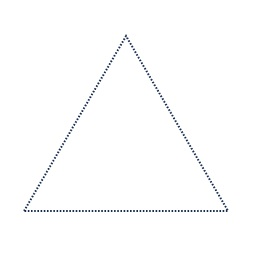
#> input picture HW2/tri1.jpg, 263 x 257 px
$ jupyter execute --allow-errors 'hw2 - test4.ipynb'   (shell and % lines are left out)
#> lines starting #> are read from the running program, lines starting #| are printed output that depends on the picture; after the words box and inside, x2 and y2 are one past the last pixel; in counts of white or black regions, pixels touching at a corner belong together
## <span style="color:blue"> Computer Vision - Winter 2024

## <span style="color:blue"> Exercise 2 </span>
**Reichman University**

**Lecturer:** Prof. Yael Moses, RUNI

**TA:** Eyal Friedman, RUNI

**Submission date: 25.1.24** \
Note: In case you need an extension for any reason, you can submit it by 29.1.24. \
No extra extensions will be given.
In case you are in miluim - please contact Yael directly.

**Your name: [Your Name]**
**Your ID: [Your ID]**

In this exercise, you will implement:

1. Straight line detection from image features using  Hough Transform.
2. Various feature matching.
3. Computing depth from rectified images.

## <span style="color:blue"> Submission guidelines:</span>

1. Your **zip** file should include the following files only:
   - ex2.ipynb
   - images you use that were not given
2. You should use Jupyter Notebook.
3. Name the zip file **'ex2_ID_ID.zip'** and **do not** include any additional directories.
4. Submit using *Moodle*.
5. Submit on time!
6. You can submit this assignment in pairs (no triplets).
   * In the case of pair submission, both IDs and names should be added to the notebook.
   * One should submit the homework, and the other should submit a simple text file named: ID_ID.txt and nothing else.
   *Please make sure that your collaborator submits the HW.

## Read the following instructions carefully:

1. Write **efficient vectorized** code. When you think you cannot use vectorized code, give a short explanation of why.
2. You are responsible for the correctness of your code and should add as many tests as you see fit. Do not submit your tests unless requested.
3. Use `Python 3` and `numpy 1.18.5` or above. Changes to the configuration we provided are at your own risk. Before submitting the exercise, restart the kernel and run the notebook from start to finish to make sure everything works.
4. You are allowed to use functions and methods from the [Python Standard Library](https://docs.python.org/3/library/) and [numpy](https://www.numpy.org/devdocs/reference/) only. Any other imports are forbidden unless provided by us.
5. Your code must run without errors. Note, **Code that fails to run will not be graded.**
6. Document your code properly.
7. Go over Warmup Python - you can find relevant python functions that will make your life easier.

## Honor Code:
The assignment is a basic tool for learning the material. You can probably find the solution on the web (including ChatGPT), however, you will not learn what you should learn from it. In addition, since we give grades on the assignment, using existing solutions will be considered dishonest.
In particular, you are not allowed to copy or use any code that solve the tasks.
You are more than welcome to talk with your friends, but you are not allowed to give your code or answers and you are not allowed to use their code or answers.
Remember – you take this course in order to learn.

## I declair that I respcet the honor code:
<span style="color:red"> Add here your names:

[cell 1]
import cv2
from scipy.ndimage import maximum_filter
from matplotlib import pyplot as plt

# This opens an inteactive figure - use it in part B
import matplotlib
matplotlib.use('TkAgg')

import matplotlib.pyplot as plt
import numpy as np
from scipy.linalg import null_space

# This specifies the way plots behave in jupyter notebook
plt.rcParams['figure.figsize'] = (8.0, 8.0) # set default size of plots
plt.rcParams['image.cmap'] = 'gray'


import platform
print("Python version: ", platform.python_version())
print("Numpy version: ", np.__version__)

## <span style="color:blue">Section A: Detect a Straight Lines

In this part you will use the set of edge points to detect straight lines in an image.\
The input will consist of edge points computed by the Canny edge detector - you can use the implementation of CV2, which is demonstrated below.\
    The output will be a set of straight lines in the image. There are two main methods to compute straight lines from such input: the Hough transform and RANSAC. You will implement the Hough transform.


**Hough transform**\
Every 2D line, $\ell$,   can be represented by 2 parameters:  $r$ and $\theta$ where all points on the lines satisfy $r=(xcos\theta, ysin\theta)$.
Let $P_0=(x_0,y_0)$ be the intersection of a normal to $\ell$ from the origin.
The distance between $P_0$ and the origin is given by $r$ and the angle between the normal and the $x$ axis is given by $\theta$.

**Your goal:**     Write the following function\
Straight_lines(image_file, res_r, res_orient,min_number_points,display,  ...)\
    You can add any other parameters that you need.


 To do so, you need also to define the following functions.
 You can add parameters to the functions, as long as you  provide clear explanations of their roles and purposes.

[cell 2]
from matplotlib import pyplot as plt
import numpy as np
import argparse
import math
import cv2

def retain_max_in_neighborhood(matrix, radius):
    """
    Retain the maximum value in each neighborhood defined by a circular mask.
    """
    # Create a binary mask to define the circular neighborhood
    neighborhood_mask = np.zeros((2 * radius + 1, 2 * radius + 1), dtype=bool)
    y, x = np.ogrid[-radius:radius+1, -radius:radius+1]
    neighborhood_mask = x**2 + y**2 <= radius**2

    # Use scipy's maximum filter to get the local maximum in each circular neighborhood
    max_values = maximum_filter(matrix, footprint=neighborhood_mask)

    # Set all values to zero except for the maximum value in each neighborhood
    result = np.where(matrix == max_values, matrix, 0)

    return result

def hough_line(L_points, resolution_ang, edge_thresh=5):
    theta_range = np.arange(0,180, resolution_ang)
    cos = np.cos(np.deg2rad(theta_range))
    sin = np.sin(np.deg2rad(theta_range))

    rho_range = round(math.sqrt(L_points.shape[0]**2 + L_points.shape[1]**2))
    accumulator = np.zeros((2 * rho_range, len(theta_range)), dtype=np.uint8)

    edge_pixels = np.where(L_points >= edge_thresh)
    coordinates = list(zip(edge_pixels[0], edge_pixels[1]))

    # Calculate rho value for each edge location (x,y) with all the theta range
    for p in range(len(coordinates)):
        for t in range(len(theta_range)):
            rho = int(round(coordinates[p][1] * cos[t] + coordinates[p][0] * sin[t]))
            accumulator[rho, t] += 2 # Suppose add 1 only, Just want to get clear result

    return accumulator, rho_range, theta_range

def old_hough_line(img, angle_step=1, lines_are_white=True, value_threshold=5):
    thetas = np.deg2rad(np.arange(-90.0, 90.0, angle_step))
    width, height = img.shape
    diag_len = int(np.ceil(np.sqrt(width * width + height * height)))
    rhos = np.linspace(-diag_len, diag_len, diag_len * 2)

    cos_theta = np.cos(thetas)
    sin_theta = np.sin(thetas)
    num_thetas = len(thetas)

    accumulator = np.zeros((2 * diag_len, num_thetas))
    are_edges = cv2.Canny(img,50,150,apertureSize = 3)
    are_edges = are_edges > value_threshold if lines_are_white else are_edges < value_threshold
    y_idxs, x_idxs = np.nonzero(are_edges)  # (row, col) indexes to edges
    # Vote in the hough accumulator
    xcosthetas = np.dot(x_idxs.reshape((-1,1)), cos_theta.reshape((1,-1)))
    ysinthetas = np.dot(y_idxs.reshape((-1,1)), sin_theta.reshape((1,-1)))
    rhosmat = np.round(xcosthetas + ysinthetas) + diag_len
    rhosmat = rhosmat.astype(np.int16)
    for i in range(num_thetas):
        rhos,counts = np.unique(rhosmat[:,i], return_counts=True)
        accumulator[rhos,i] = counts
    return accumulator, thetas, rhos


def list_lines(H, th):
    edge_pixels = np.where(H > th)
    coordinates = list(zip(edge_pixels[0], edge_pixels[1]))

    lines = []
    for i in range(0, len(coordinates)):
        a = np.cos(np.deg2rad(coordinates[i][1]))
        b = np.sin(np.deg2rad(coordinates[i][1]))
        x0 = a*coordinates[i][0] + 300
        y0 = b*coordinates[i][0] + 300
        x1 = int(x0 + 1000*(-b))
        y1 = int(y0 + 1000*(a))
        x2 = int(x0 - 1000*(-b))
        y2 = int(y0 - 1000*(a))
        lines.append((x1, y1, x2, y2))
    return lines

def get_top_k_values(matrix, k):
    flattened_matrix = matrix.flatten()
    top_k_indices = np.argpartition(flattened_matrix, -k)[-k:]
    row_indices, col_indices = np.unravel_index(top_k_indices, matrix.shape)
    top_k_values = flattened_matrix[top_k_indices]
    result = list(zip(row_indices, col_indices, top_k_values))
    result.sort(key=lambda x: x[2], reverse=True)
    return result


def display_lines(im,list_lines):
    image = im.copy()
    for line in list_lines:
        cv2.line(image, (line[0], line[1]), (line[2], line[3]), (255, 0,0), 2)
    # show result
    plt.subplot(121), plt.imshow(image)
    # plt.subplot(122), plt.imshow(accumulator, cmap='hot')
    # cbar = plt.colorbar(orientation='vertical', ticks=[0, 20, 40, 60, 80, 100, 120, 140, 160])
    plt.show()

def display_hough_line(im, accumulator):
    # add subplot title
    plt.title('Hough Line Transform')
    # plot the accumulator
    plt.subplot(121), plt.imshow(im)
    plt.subplot(122), plt.imshow(accumulator, cmap='hot')
    cbar = plt.colorbar(orientation='vertical', ticks=[0, 20, 40, 60, 80, 100, 120, 140, 160])
    plt.show()

def display_full_hough(im, accumulator, lines):
    plt.figure(figsize=(10, 8))
    plt.suptitle('Hough Line Transform', fontsize=16)

    plt.subplot(221)
    plt.imshow(im)
    plt.title('Original Image')

    image_with_lines = im.copy()
    for line in lines:
        cv2.line(image_with_lines, (line[0], line[1]), (line[2], line[3]), (255, 0, 0), 1)

    plt.subplot(223)
    plt.imshow(image_with_lines)
    plt.title('Image with Detected Lines')
    # flip y axis of imagewithlines
    plt.gca().invert_yaxis()

    plt.subplot(122)
    plt.imshow(accumulator, cmap='hot')
    plt.title('Hough Accumulator')
    plt.colorbar(orientation='vertical', ticks=[0, 20, 40, 60, 80, 100, 120, 140, 160])
    plt.xlabel('Theta')
    plt.ylabel('Rho')

    plt.tight_layout()
    plt.show()

[cell 3]
imgpath = 'tri1.jpg'
image = cv2.imread(imgpath)
#> image is the input picture: shape (257, 263, 3); mean B, G, R 253.2, 253, 252.8
grayscale = cv2.cvtColor(image, cv2.COLOR_BGR2GRAY)
L_points = cv2.Canny(grayscale,50,150)
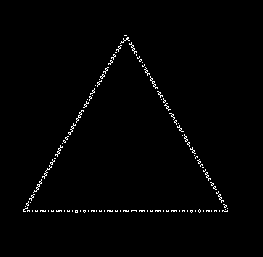
#> L_points: shape (257, 263); 1.2% white in thin lines or dots, all inside (x1, y1, x2, y2) = (23, 35, 228, 213)

# Function to do hough line transform

angle_resolution = 1
radius_max = 10
edge_thresh = 5


accumulator, rho_range, theta_range = hough_line(L_points, angle_resolution, edge_thresh)
#> in hough_line, `edge_pixels = np.where(L_points >= edge_thresh)`: edge_pixels = 829 positions, rows 35 to 212, columns 23 to 227
#> in hough_line, `coordinates = list(zip(edge_pixels[0], edge_pixels[1]))`: coordinates = 829 pairs, first value 35 to 212, second value 23 to 227
#> after the loop in hough_line, `for p in range(len(coordinates)):`:
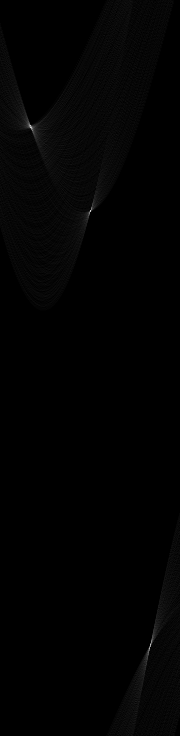
#> accumulator: shape (736, 180); min 0, max 214, mean 2.3
#> rho_range = 368; theta_range = 180 values from 0 to 179
# accumulator, rho_range, theta_range = old_hough_line(L_points, angle_resolution, edge_thresh)
acc_max = retain_max_in_neighborhood(accumulator, radius_max)
#> in retain_max_in_neighborhood, `max_values = maximum_filter(matrix, footprint=neighborhood_mask)`:
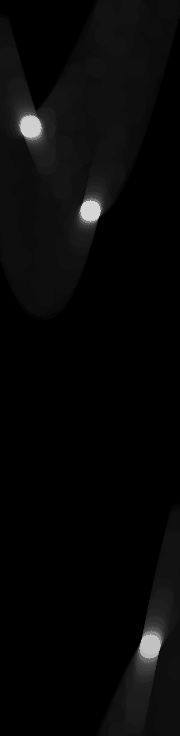
#> max_values: shape (736, 180); min 0, max 214, mean 7.9
all_lines = list_lines(acc_max, 100)
#> in list_lines, `edge_pixels = np.where(H > th)`: edge_pixels = ([127, 210, 644], [30, 90, 150])
#> in list_lines, `coordinates = list(zip(edge_pixels[0], edge_pixels[1]))`: coordinates = [(127, 30), (210, 90), (644, 150)]
#> the loop in list_lines, `for i in range(0, len(coordinates)):` made 3 passes
#> (a, b, x0, y0, x1, y1, x2, y2) on passes 1 to 3: (0.866, 0.5, 410, 363.5, -90, 1229, 909, -502), (6.12e-17, 1, 300, 510, -700, 510, 1300, 509), (-0.866, 0.5, -257.7, 622, -757, -244, 242, 1488)
#> after the loop in list_lines, `for i in range(0, len(coordinates)):`: lines = [(-90, 1229, 909, -502), (-700, 510, 1300, 509), (-757, -244, 242, 1488)]
#> all_lines has the same summary as lines in list_lines
top_k= get_top_k_values(acc_max, 4)
#> in get_top_k_values, `top_k_indices = np.argpartition(flattened_matrix, -k)[-k:]`: top_k_indices = [126315, 116070, 37890, 22890]
#> in get_top_k_values, `row_indices, col_indices = np.unravel_index(top_k_indices, matrix.shape)`: row_indices = [701, 644, 210, 127]; col_indices = [135, 150, 90, 30]
#> in get_top_k_values, `top_k_values = flattened_matrix[top_k_indices]`: top_k_values = [28, 194, 214, 208]
#> in get_top_k_values, `result = list(zip(row_indices, col_indices, top_k_values))`: result = [(701, 135, 28), (644, 150, 194), (210, 90, 214), (127, 30, 208)]
#> top_k = [(210, 90, 214), (127, 30, 208), (644, 150, 194), (701, 135, 28)]
print(all_lines)
#| [(-90, 1229, 909, -502), (-700, 510, 1300, 509), (-757, -244, 242, 1488)]
print(top_k)
#| [(210, 90, 214), (127, 30, 208), (644, 150, 194), (701, 135, 28)]

# display_hough_line(image, accumulator)
# display_lines(image,all_lines)
display_full_hough(image, accumulator, all_lines)
#> the loop in display_full_hough, `for line in lines:` made 3 passes
#> in display_full_hough, `plt.show()`:
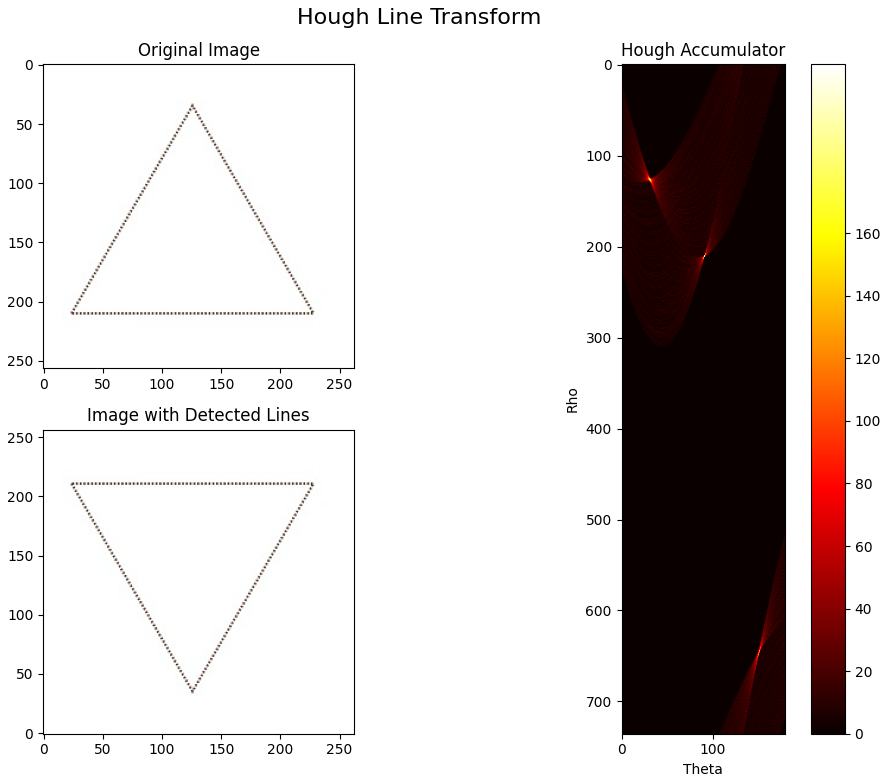
#> figure drawn by matplotlib, 4 panels; B, G, R data is drawn as R, G, B

#> (a cell that did not finish here is left out)

#> (a cell that did not finish here is left out)

#> (a cell that did not finish here is left out)

[cell 7]
# Here is an example of how to use the CV2 Canny edge detector.
# You can play with the parameters to achieve desired results.
# Note that this implementation does not include smoothing with a Gaussian filter :(


img = cv2.imread('.\images\Sudoku.PNG', cv2.IMREAD_GRAYSCALE)
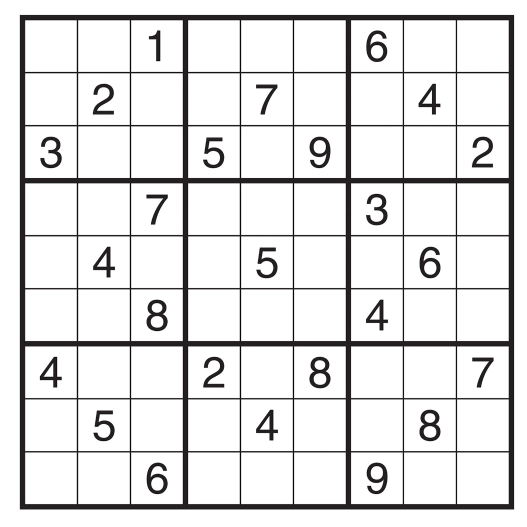
#> input picture HW2/images/Sudoku.PNG, 1053 x 1053 px, found by its file name (shown at 1/2 size)
#> img: shape (1053, 1053); min 0, max 255, mean 226.1
assert img is not None, "file could not be read, check with os.path.exists()"

L_points = cv2.Canny(img,250,500,5)
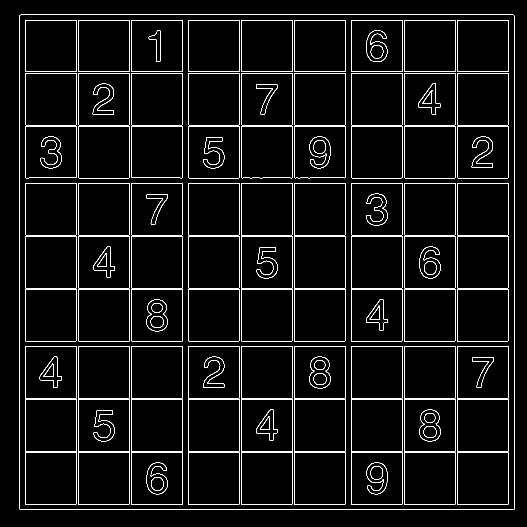
#> L_points: shape (1053, 1053) (shown at 1/2 size); 4.1% white in thin lines or dots, all inside (x1, y1, x2, y2) = (39, 29, 1029, 1019)

plt.rcParams['figure.figsize'] = (16.0, 16.0)
f, ((ax1, ax2)) = plt.subplots(1, 2, sharex='col', sharey='row')

ax1.imshow(img), ax1.set_title('Original Image')
ax2.imshow(L_points), ax2.set_title('Edge Image')
